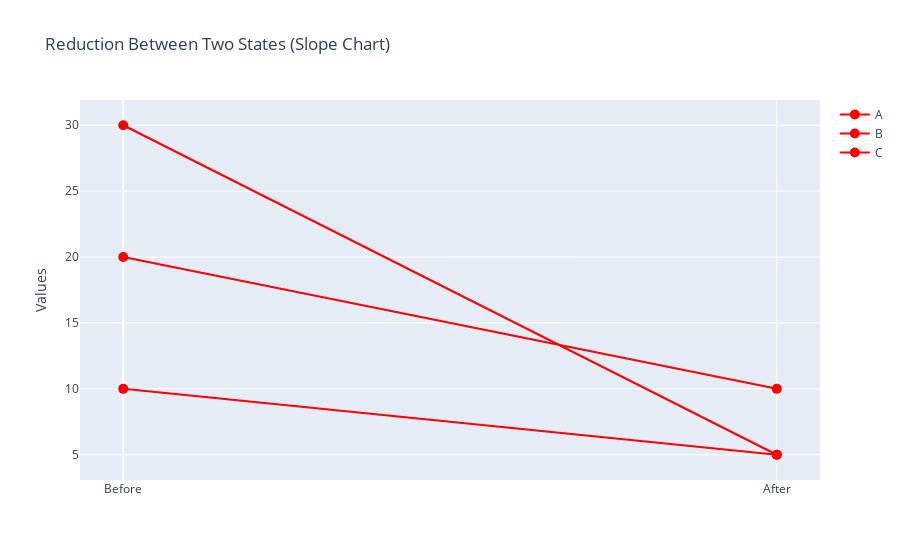

The notebook cell saved with this chart:
### Code cell
import plotly.graph_objects as go

categories = ["A", "B", "C"]
data_before = [10, 20, 30]
data_after = [5, 10, 5]

fig = go.Figure()

for i, category in enumerate(categories):
    fig.add_trace(go.Scatter(
        x=[0, 1],  # Start and end points
        y=[data_before[i], data_after[i]],
        mode='lines+markers',
        marker=dict(size=10),
        line=dict(color='blue' if data_after[i] >= data_before[i] else 'red'),
        name=category
    ))

fig.update_layout(
    title="Reduction Between Two States (Slope Chart)",
    xaxis=dict(tickvals=[0, 1], ticktext=["Before", "After"]),
    yaxis_title="Values"
)

fig.show()

### Figure 1 — Plotly figure (JSON) as saved in the notebook; plotly's stock layout.template omitted (floating-point values rounded to 4 significant figures)
{"data": [{"line": {"color": "red"}, "marker": {"size": 10}, "mode": "lines+markers", "name": "A", "x": [0, 1], "y": [10, 5], "type": "scatter"}, {"line": {"color": "red"}, "marker": {"size": 10}, "mode": "lines+markers", "name": "B", "x": [0, 1], "y": [20, 10], "type": "scatter"}, {"line": {"color": "red"}, "marker": {"size": 10}, "mode": "lines+markers", "name": "C", "x": [0, 1], "y": [30, 5], "type": "scatter"}], "layout": {"xaxis": {"tickvals": [0, 1], "ticktext": ["Before", "After"]}, "title": {"text": "Reduction Between Two States (Slope Chart)"}, "yaxis": {"title": {"text": "Values"}}}}
